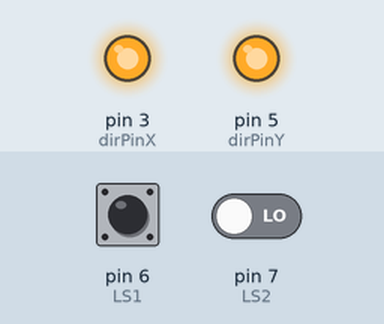
Recording of a sketch running on a simulated Arduino Uno, built with avr-gcc and run on an emulated ATmega328P. On the bench: output pins drawn as LEDs (lit = HIGH). The inputs (shaded band) are chosen by the test bench; at power-on: pin 7 (LS2) LOW, pin 6 (LS1) HIGH. Pins used as bus, display or sensor lines are not drawn.

Above: at 1.2 s.
1.3 s: pin 7 (LS2) driven HIGH
At 2.5 s:
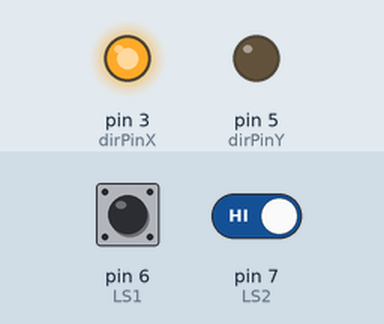
At 3.8 s:
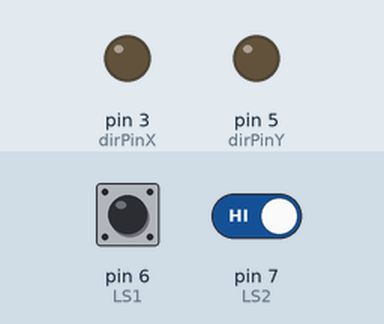
Timing chart, 0 to 9.0 s (numbered marks = the images above; inputs shaded):
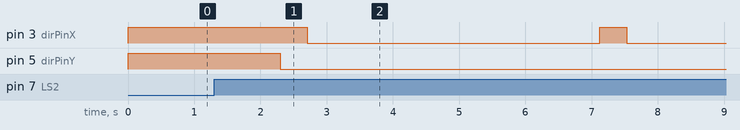

Measured:
- after the input at 1.3 s, pin 3 (dirPinX): HIGH → LOW after 1.4 s, → HIGH 4.4 s later, → LOW 0.40 s later; pin 5 (dirPinY): HIGH → LOW after 1.0 s

The sketch:

Eskom_expo_vent_cleaner_1.0.ino
```cpp
//Authored by Michael Shepstone on 04/06/2021
const int stepperPinX = 2;
const int dirPinX = 3;
const int stepperPinY = 4;
const int dirPinY = 5;
const int LS1 = 6;
const int LS2 = 7;
const int IR = 8;

int LS1State = 0;
int LS2State = 0;
int IRState = 0;

int distFromHomeY = 0;
int distFromHomeX = 0;

bool Xdir = 0;
bool Ydir=0;

int Ymovetmp = 0;

int Xspace = 2200;
int Yspace = 2200;

int Xinc = 0;

void setup() {
  // put your setup code here, to run once:

pinMode(stepperPinX, OUTPUT);
pinMode(stepperPinY, OUTPUT);
pinMode(dirPinY, OUTPUT);
pinMode(dirPinX, OUTPUT);
pinMode(LS1, INPUT);
pinMode(LS2, INPUT);


}

void loop() {
  // put your main code here, to run repeatedly:

  homeSystem();
  delay(1000);
  Ydir = 1;
  updateDir();
for(distFromHomeY; distFromHomeY <= Yspace; distFromHomeY ++){
Ydir = 0;
updateDir();
for(Ymovetmp = 0; Ymovetmp <= 200; Ymovetmp ++){


  distFromHomeY ++;
digitalWrite(stepperPinY, HIGH);
delayMicroseconds (1000);
digitalWrite(stepperPinY, LOW);
delayMicroseconds (1000);

}
Xdir = 0;
updateDir();
for(distFromHomeX; distFromHomeX <= Xspace; distFromHomeX++){
digitalWrite(stepperPinX, HIGH);
delayMicroseconds (1000);
digitalWrite(stepperPinX, LOW);
delayMicroseconds (1000);

}

homeX();
}


}


void updateDir(){
if (Xdir == 0){

  digitalWrite(dirPinX, LOW);


}else{
  digitalWrite(dirPinX, HIGH);
}
if (Ydir == 0){

  digitalWrite(dirPinY, LOW);


}else{
  digitalWrite(dirPinY, HIGH);
}
}

void homeX(){
 Xdir = 1;
 updateDir();
 LS2State = digitalRead(LS2);
while(LS2State == LOW){
LS2State = digitalRead(LS2);

digitalWrite(stepperPinX, HIGH);
delayMicroseconds (500);
digitalWrite(stepperPinX, LOW);
delayMicroseconds (500);

}
distFromHomeX = 0;

}


void homeSystem(){
    Ydir = 1;
    updateDir();
 LS1State = digitalRead(LS1);

while(LS1State == LOW){

LS1State = digitalRead(LS1);
digitalWrite(stepperPinY, HIGH);
delayMicroseconds (500);
digitalWrite(stepperPinY, LOW);
delayMicroseconds (500);


}

    Xdir = 1;
    updateDir();
 LS2State = digitalRead(LS2);
while(LS2State == LOW){
LS2State = digitalRead(LS2);
digitalWrite(stepperPinX, HIGH);
delayMicroseconds (500);
digitalWrite(stepperPinX, LOW);
delayMicroseconds (500);


}
distFromHomeY = 0;
distFromHomeX = 0;

}
```
